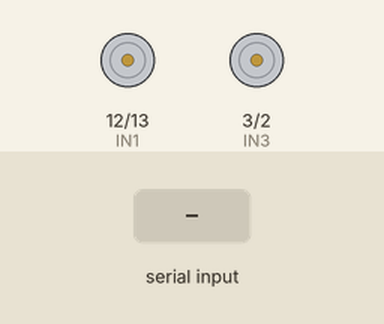
The sketch below on a simulated Arduino Uno, built with avr-gcc and run on an emulated ATmega328P. On the bench: motor-driver pin pairs drawn as motors (green arrow = first pin HIGH = forward, orange = second pin HIGH = backward, longer = more drive, scaled by the enable pin). The test bench sets the inputs (shaded band). What the sketch prints to the serial monitor is not drawn.

Above: at 1.2 s.
1.3 s: "F" received over Serial
At 2.0 s:
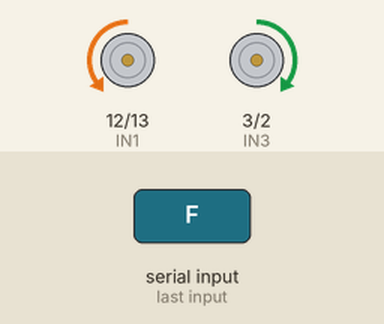
2.8 s: "B" received over Serial
At 3.1 s:
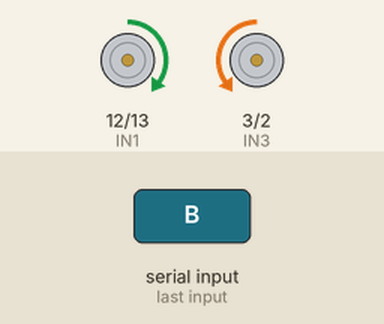
4.3 s: "R" received over Serial
At 5.4 s:
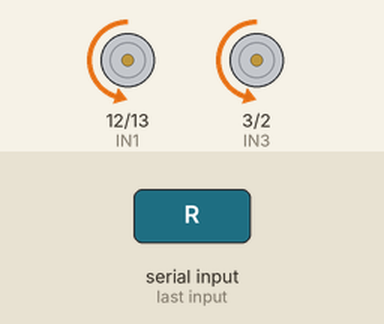
5.8 s: "L" received over Serial
At 6.6 s:
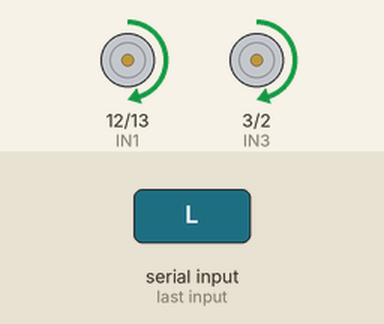
7.3 s: "S" received over Serial
At 7.7 s:
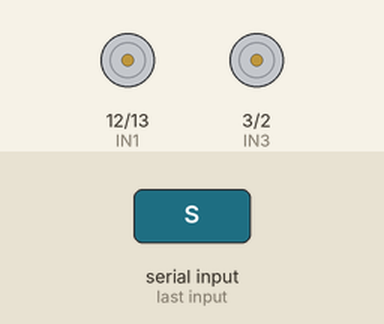
Timing chart, 0 to 9.8 s (numbered marks = the images above; inputs shaded):
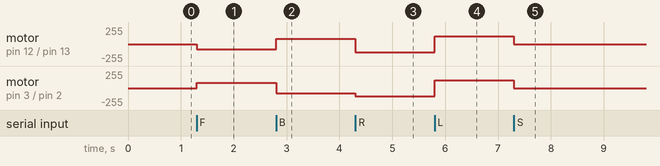

Measured:
- after the input at 1.3 s, motor on pin 12 (IN1) / pin 13 (IN2): stopped → backward 80/255 at once; motor on pin 3 (IN3) / pin 2 (IN4): stopped → forward 80/255 at once
- after the input at 2.8 s, motor on pin 12 (IN1) / pin 13 (IN2): backward 80/255 → forward 80/255 at once; motor on pin 3 (IN3) / pin 2 (IN4): forward 80/255 → backward 80/255 at once
- after the input at 4.3 s, motor on pin 12 (IN1) / pin 13 (IN2): forward 80/255 → backward 120/255 at once; motor on pin 3 (IN3) / pin 2 (IN4): backward 80/255 → backward 120/255 at once
- after the input at 5.8 s, motor on pin 12 (IN1) / pin 13 (IN2), motor on pin 3 (IN3) / pin 2 (IN4): backward 120/255 → forward 120/255 at once
- after the input at 7.3 s, motor on pin 12 (IN1) / pin 13 (IN2), motor on pin 3 (IN3) / pin 2 (IN4): forward 120/255 → stopped at once

The sketch:

bluetooth_control_car.ino
```cpp
// Motor control pins
int IN1 = 12;
int IN2 = 13;
int IN3 = 3;
int IN4 = 2;
int ENA = 11;
int ENB = 10;

void setup() {
  Serial.begin(9600); // Start Bluetooth communication at 9600 baud

  // Motor control pins
  pinMode(IN1, OUTPUT);
  pinMode(IN2, OUTPUT);
  pinMode(IN3, OUTPUT);
  pinMode(IN4, OUTPUT);
  pinMode(ENA, OUTPUT);
  pinMode(ENB, OUTPUT);
}

void loop() {

  // Check for incoming Bluetooth commands
  if (Serial.available() > 0) {
    char inputvalue = char(Serial.read());
    Serial.print(inputvalue);
    if (inputvalue == 'F') {//forward
      digitalWrite(IN1, LOW);
      digitalWrite(IN2, HIGH);
      digitalWrite(IN3, HIGH);
      digitalWrite(IN4, LOW);
      analogWrite(ENA, 80);
      analogWrite(ENB, 80);
    }
    else if (inputvalue == 'B') {//backward
      digitalWrite(IN1, HIGH);
      digitalWrite(IN2, LOW);
      digitalWrite(IN3, LOW);
      digitalWrite(IN4, HIGH);
      analogWrite(ENA, 80);
      analogWrite(ENB, 80);

    }

    else if (inputvalue == 'R') {//right
  digitalWrite(IN1, LOW);
  digitalWrite(IN2, HIGH);
  digitalWrite(IN3, LOW);//Or right tyre turn anticlockwise
  digitalWrite(IN4, HIGH);

  analogWrite(ENA, 120);
  analogWrite(ENB, 120);
  delay(100);
    }

    else if (inputvalue == 'L') {//left
  digitalWrite(IN1, HIGH);
  digitalWrite(IN2, LOW);
  digitalWrite(IN3, HIGH);
  digitalWrite(IN4, LOW);

  analogWrite(ENA, 120);
  analogWrite(ENB, 120);
  delay(100);
    }

    else if (inputvalue == 'S') {//stop
  digitalWrite(IN1, LOW);
  digitalWrite(IN2, LOW);
  digitalWrite(IN3, LOW);
  digitalWrite(IN4, LOW);
    }
  }
}
```
